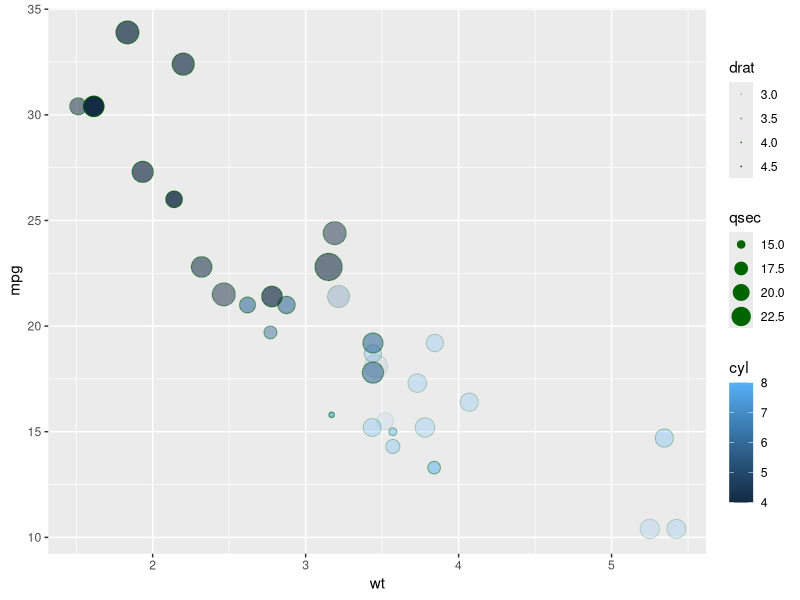

Write R code to recreate this figure.
library(ggplot2)
library(grid)

##############################################################################
#circles geom
##############################################################################
scale_Values <- function(values, vFloor, vCeil) {
  vMin = min(values)
  vMax = max(values)
  vFloor + vCeil * (values - vMin) / (vMax - vMin)
}

myGeomGrob <- function(x, y, size, fill, alpha, colour) {
  scaledSize <- scale_Values(size, 0.005, 0.02)
  gp = gpar(fill = fill, alpha = alpha, col = colour)
  circleGrob(x = x, y = y, r = scaledSize, gp = gp, default.units = "npc")
}

myGeom_DrawPanel <- function(data, panel_scales, coord, na.rm = FALSE) {
  coords <- coord$transform(data, panel_scales)
  ggplot2:::ggname("geom_myGeom", myGeomGrob(coords$x, coords$y, coords$size, coords$fill, coords$alpha, coords$colour))
}

myGeom <- ggproto( 
  "myGeom", 
  Geom, 
  draw_panel = myGeom_DrawPanel, 
  non_missing_aes = c("x", "y", "alpha", "size"),
  default_aes = aes(size = 0.03, fill = "white", alpha = 1.0, colour = "darkgreen"),
  icon = function(.) {}, 
  desc_params = list(), 
  seealso = list(), 
  examples = function(.) {})

geom_myGeom <- function(mapping = NULL, data = NULL, stat = "identity", position = "identity", na.rm = FALSE, show.legend = NA, inherit.aes = TRUE, ...) {
  layer(
    data = data, 
    mapping = mapping, 
    stat = stat, 
    geom = myGeom, 
    position = position, 
    show.legend = show.legend, 
    inherit.aes = inherit.aes, 
    params = list(na.rm = na.rm, ...)
  )
}

ggplot( mtcars, aes(wt, mpg, fill = cyl, size = qsec, alpha = drat)) +
  geom_myGeom()

